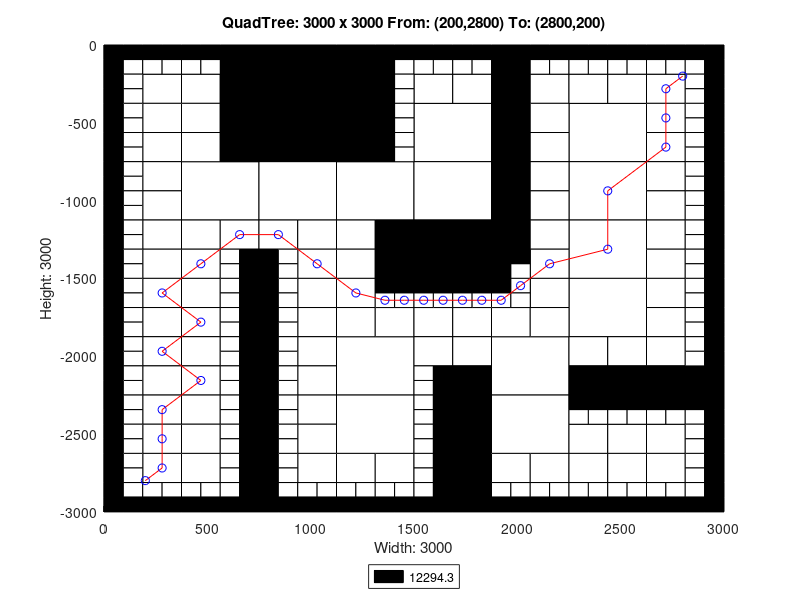

Write the MATLAB code that produced this figure.
axis([0 3000 -3000 0]);
title('QuadTree: 3000 x 3000 From: (200,2800) To: (2800,200)');
xlabel('Width: 3000');
ylabel('Height: 3000');
rectangle('Position',[750 -375 375 375], 'FaceColor',[0 0 0]);
rectangle('Position',[750 -750 375 375], 'FaceColor',[0 0 0]);
rectangle('Position',[375 -1125 375 375], 'FaceColor',[1 1 1]);
rectangle('Position',[750 -1125 375 375], 'FaceColor',[1 1 1]);
rectangle('Position',[1125 -1125 375 375], 'FaceColor',[1 1 1]);
rectangle('Position',[1500 -750 375 375], 'FaceColor',[1 1 1]);
rectangle('Position',[2250 -750 375 375], 'FaceColor',[1 1 1]);
rectangle('Position',[1500 -1125 375 375], 'FaceColor',[1 1 1]);
rectangle('Position',[1500 -1500 375 375], 'FaceColor',[0 0 0]);
rectangle('Position',[2250 -1125 375 375], 'FaceColor',[1 1 1]);
rectangle('Position',[2250 -1500 375 375], 'FaceColor',[1 1 1]);
rectangle('Position',[1125 -2250 375 375], 'FaceColor',[1 1 1]);
rectangle('Position',[1125 -2625 375 375], 'FaceColor',[1 1 1]);
rectangle('Position',[1875 -2250 375 375], 'FaceColor',[1 1 1]);
rectangle('Position',[2250 -1875 375 375], 'FaceColor',[1 1 1]);
rectangle('Position',[1875 -2625 375 375], 'FaceColor',[1 1 1]);
rectangle('Position',[187.5 -375 187.5 187.5], 'FaceColor',[1 1 1]);
rectangle('Position',[562.5 -187.5 187.5 187.5], 'FaceColor',[0 0 0]);
rectangle('Position',[375 -375 187.5 187.5], 'FaceColor',[1 1 1]);
rectangle('Position',[562.5 -375 187.5 187.5], 'FaceColor',[0 0 0]);
rectangle('Position',[187.5 -562.5 187.5 187.5], 'FaceColor',[1 1 1]);
rectangle('Position',[187.5 -750 187.5 187.5], 'FaceColor',[1 1 1]);
rectangle('Position',[375 -562.5 187.5 187.5], 'FaceColor',[1 1 1]);
rectangle('Position',[562.5 -562.5 187.5 187.5], 'FaceColor',[0 0 0]);
rectangle('Position',[375 -750 187.5 187.5], 'FaceColor',[1 1 1]);
rectangle('Position',[562.5 -750 187.5 187.5], 'FaceColor',[0 0 0]);
rectangle('Position',[1125 -187.5 187.5 187.5], 'FaceColor',[0 0 0]);
rectangle('Position',[1125 -375 187.5 187.5], 'FaceColor',[0 0 0]);
rectangle('Position',[1125 -562.5 187.5 187.5], 'FaceColor',[0 0 0]);
rectangle('Position',[1125 -750 187.5 187.5], 'FaceColor',[0 0 0]);
rectangle('Position',[187.5 -937.5 187.5 187.5], 'FaceColor',[1 1 1]);
rectangle('Position',[187.5 -1125 187.5 187.5], 'FaceColor',[1 1 1]);
rectangle('Position',[187.5 -1312.5 187.5 187.5], 'FaceColor',[1 1 1]);
rectangle('Position',[187.5 -1500 187.5 187.5], 'FaceColor',[1 1 1]);
rectangle('Position',[375 -1312.5 187.5 187.5], 'FaceColor',[1 1 1]);
rectangle('Position',[562.5 -1312.5 187.5 187.5], 'FaceColor',[1 1 1]);
rectangle('Position',[375 -1500 187.5 187.5], 'FaceColor',[1 1 1]);
rectangle('Position',[750 -1312.5 187.5 187.5], 'FaceColor',[1 1 1]);
rectangle('Position',[937.5 -1312.5 187.5 187.5], 'FaceColor',[1 1 1]);
rectangle('Position',[937.5 -1500 187.5 187.5], 'FaceColor',[1 1 1]);
rectangle('Position',[1125 -1312.5 187.5 187.5], 'FaceColor',[1 1 1]);
rectangle('Position',[1312.5 -1312.5 187.5 187.5], 'FaceColor',[0 0 0]);
rectangle('Position',[1125 -1500 187.5 187.5], 'FaceColor',[1 1 1]);
rectangle('Position',[1312.5 -1500 187.5 187.5], 'FaceColor',[0 0 0]);
rectangle('Position',[1500 -375 187.5 187.5], 'FaceColor',[1 1 1]);
rectangle('Position',[1687.5 -375 187.5 187.5], 'FaceColor',[1 1 1]);
rectangle('Position',[1875 -187.5 187.5 187.5], 'FaceColor',[0 0 0]);
rectangle('Position',[1875 -375 187.5 187.5], 'FaceColor',[0 0 0]);
rectangle('Position',[2062.5 -375 187.5 187.5], 'FaceColor',[1 1 1]);
rectangle('Position',[1875 -562.5 187.5 187.5], 'FaceColor',[0 0 0]);
rectangle('Position',[2062.5 -562.5 187.5 187.5], 'FaceColor',[1 1 1]);
rectangle('Position',[1875 -750 187.5 187.5], 'FaceColor',[0 0 0]);
rectangle('Position',[2062.5 -750 187.5 187.5], 'FaceColor',[1 1 1]);
rectangle('Position',[2250 -375 187.5 187.5], 'FaceColor',[1 1 1]);
rectangle('Position',[2437.5 -375 187.5 187.5], 'FaceColor',[1 1 1]);
rectangle('Position',[2625 -375 187.5 187.5], 'FaceColor',[1 1 1]);
rectangle('Position',[2625 -562.5 187.5 187.5], 'FaceColor',[1 1 1]);
rectangle('Position',[2625 -750 187.5 187.5], 'FaceColor',[1 1 1]);
rectangle('Position',[1875 -937.5 187.5 187.5], 'FaceColor',[0 0 0]);
rectangle('Position',[2062.5 -937.5 187.5 187.5], 'FaceColor',[1 1 1]);
rectangle('Position',[1875 -1125 187.5 187.5], 'FaceColor',[0 0 0]);
rectangle('Position',[2062.5 -1125 187.5 187.5], 'FaceColor',[1 1 1]);
rectangle('Position',[1875 -1312.5 187.5 187.5], 'FaceColor',[0 0 0]);
rectangle('Position',[2062.5 -1312.5 187.5 187.5], 'FaceColor',[1 1 1]);
rectangle('Position',[2062.5 -1500 187.5 187.5], 'FaceColor',[1 1 1]);
rectangle('Position',[2625 -937.5 187.5 187.5], 'FaceColor',[1 1 1]);
rectangle('Position',[2625 -1125 187.5 187.5], 'FaceColor',[1 1 1]);
rectangle('Position',[2625 -1312.5 187.5 187.5], 'FaceColor',[1 1 1]);
rectangle('Position',[2625 -1500 187.5 187.5], 'FaceColor',[1 1 1]);
rectangle('Position',[187.5 -1687.5 187.5 187.5], 'FaceColor',[1 1 1]);
rectangle('Position',[187.5 -1875 187.5 187.5], 'FaceColor',[1 1 1]);
rectangle('Position',[375 -1687.5 187.5 187.5], 'FaceColor',[1 1 1]);
rectangle('Position',[375 -1875 187.5 187.5], 'FaceColor',[1 1 1]);
rectangle('Position',[187.5 -2062.5 187.5 187.5], 'FaceColor',[1 1 1]);
rectangle('Position',[187.5 -2250 187.5 187.5], 'FaceColor',[1 1 1]);
rectangle('Position',[375 -2062.5 187.5 187.5], 'FaceColor',[1 1 1]);
rectangle('Position',[375 -2250 187.5 187.5], 'FaceColor',[1 1 1]);
rectangle('Position',[937.5 -1687.5 187.5 187.5], 'FaceColor',[1 1 1]);
rectangle('Position',[937.5 -1875 187.5 187.5], 'FaceColor',[1 1 1]);
rectangle('Position',[1125 -1687.5 187.5 187.5], 'FaceColor',[1 1 1]);
rectangle('Position',[1125 -1875 187.5 187.5], 'FaceColor',[1 1 1]);
rectangle('Position',[1312.5 -1875 187.5 187.5], 'FaceColor',[1 1 1]);
rectangle('Position',[937.5 -2062.5 187.5 187.5], 'FaceColor',[1 1 1]);
rectangle('Position',[937.5 -2250 187.5 187.5], 'FaceColor',[1 1 1]);
rectangle('Position',[187.5 -2437.5 187.5 187.5], 'FaceColor',[1 1 1]);
rectangle('Position',[187.5 -2625 187.5 187.5], 'FaceColor',[1 1 1]);
rectangle('Position',[375 -2437.5 187.5 187.5], 'FaceColor',[1 1 1]);
rectangle('Position',[375 -2625 187.5 187.5], 'FaceColor',[1 1 1]);
rectangle('Position',[187.5 -2812.5 187.5 187.5], 'FaceColor',[1 1 1]);
rectangle('Position',[375 -2812.5 187.5 187.5], 'FaceColor',[1 1 1]);
rectangle('Position',[937.5 -2437.5 187.5 187.5], 'FaceColor',[1 1 1]);
rectangle('Position',[937.5 -2625 187.5 187.5], 'FaceColor',[1 1 1]);
rectangle('Position',[937.5 -2812.5 187.5 187.5], 'FaceColor',[1 1 1]);
rectangle('Position',[1125 -2812.5 187.5 187.5], 'FaceColor',[1 1 1]);
rectangle('Position',[1312.5 -2812.5 187.5 187.5], 'FaceColor',[1 1 1]);
rectangle('Position',[1500 -1875 187.5 187.5], 'FaceColor',[1 1 1]);
rectangle('Position',[1687.5 -1875 187.5 187.5], 'FaceColor',[1 1 1]);
rectangle('Position',[2062.5 -1687.5 187.5 187.5], 'FaceColor',[1 1 1]);
rectangle('Position',[1875 -1875 187.5 187.5], 'FaceColor',[1 1 1]);
rectangle('Position',[2062.5 -1875 187.5 187.5], 'FaceColor',[1 1 1]);
rectangle('Position',[1500 -2062.5 187.5 187.5], 'FaceColor',[1 1 1]);
rectangle('Position',[1687.5 -2062.5 187.5 187.5], 'FaceColor',[1 1 1]);
rectangle('Position',[1687.5 -2250 187.5 187.5], 'FaceColor',[0 0 0]);
rectangle('Position',[2625 -1687.5 187.5 187.5], 'FaceColor',[1 1 1]);
rectangle('Position',[2625 -1875 187.5 187.5], 'FaceColor',[1 1 1]);
rectangle('Position',[2250 -2062.5 187.5 187.5], 'FaceColor',[1 1 1]);
rectangle('Position',[2437.5 -2062.5 187.5 187.5], 'FaceColor',[1 1 1]);
rectangle('Position',[2250 -2250 187.5 187.5], 'FaceColor',[0 0 0]);
rectangle('Position',[2437.5 -2250 187.5 187.5], 'FaceColor',[0 0 0]);
rectangle('Position',[2625 -2062.5 187.5 187.5], 'FaceColor',[1 1 1]);
rectangle('Position',[2625 -2250 187.5 187.5], 'FaceColor',[0 0 0]);
rectangle('Position',[2812.5 -2250 187.5 187.5], 'FaceColor',[0 0 0]);
rectangle('Position',[1687.5 -2437.5 187.5 187.5], 'FaceColor',[0 0 0]);
rectangle('Position',[1687.5 -2625 187.5 187.5], 'FaceColor',[0 0 0]);
rectangle('Position',[1687.5 -2812.5 187.5 187.5], 'FaceColor',[0 0 0]);
rectangle('Position',[1687.5 -3000 187.5 187.5], 'FaceColor',[0 0 0]);
rectangle('Position',[1875 -2812.5 187.5 187.5], 'FaceColor',[1 1 1]);
rectangle('Position',[2062.5 -2812.5 187.5 187.5], 'FaceColor',[1 1 1]);
rectangle('Position',[2250 -2625 187.5 187.5], 'FaceColor',[1 1 1]);
rectangle('Position',[2437.5 -2625 187.5 187.5], 'FaceColor',[1 1 1]);
rectangle('Position',[2625 -2625 187.5 187.5], 'FaceColor',[1 1 1]);
rectangle('Position',[2250 -2812.5 187.5 187.5], 'FaceColor',[1 1 1]);
rectangle('Position',[2437.5 -2812.5 187.5 187.5], 'FaceColor',[1 1 1]);
rectangle('Position',[2625 -2812.5 187.5 187.5], 'FaceColor',[1 1 1]);
rectangle('Position',[0 -93.75 93.75 93.75], 'FaceColor',[0 0 0]);
rectangle('Position',[93.75 -93.75 93.75 93.75], 'FaceColor',[0 0 0]);
rectangle('Position',[0 -187.5 93.75 93.75], 'FaceColor',[0 0 0]);
rectangle('Position',[93.75 -187.5 93.75 93.75], 'FaceColor',[1 1 1]);
rectangle('Position',[187.5 -93.75 93.75 93.75], 'FaceColor',[0 0 0]);
rectangle('Position',[281.25 -93.75 93.75 93.75], 'FaceColor',[0 0 0]);
rectangle('Position',[187.5 -187.5 93.75 93.75], 'FaceColor',[1 1 1]);
rectangle('Position',[281.25 -187.5 93.75 93.75], 'FaceColor',[1 1 1]);
rectangle('Position',[0 -281.25 93.75 93.75], 'FaceColor',[0 0 0]);
rectangle('Position',[93.75 -281.25 93.75 93.75], 'FaceColor',[1 1 1]);
rectangle('Position',[0 -375 93.75 93.75], 'FaceColor',[0 0 0]);
rectangle('Position',[93.75 -375 93.75 93.75], 'FaceColor',[1 1 1]);
rectangle('Position',[375 -93.75 93.75 93.75], 'FaceColor',[0 0 0]);
rectangle('Position',[468.75 -93.75 93.75 93.75], 'FaceColor',[0 0 0]);
rectangle('Position',[375 -187.5 93.75 93.75], 'FaceColor',[1 1 1]);
rectangle('Position',[468.75 -187.5 93.75 93.75], 'FaceColor',[1 1 1]);
rectangle('Position',[0 -468.75 93.75 93.75], 'FaceColor',[0 0 0]);
rectangle('Position',[93.75 -468.75 93.75 93.75], 'FaceColor',[1 1 1]);
rectangle('Position',[0 -562.5 93.75 93.75], 'FaceColor',[0 0 0]);
rectangle('Position',[93.75 -562.5 93.75 93.75], 'FaceColor',[1 1 1]);
rectangle('Position',[0 -656.25 93.75 93.75], 'FaceColor',[0 0 0]);
rectangle('Position',[93.75 -656.25 93.75 93.75], 'FaceColor',[1 1 1]);
rectangle('Position',[0 -750 93.75 93.75], 'FaceColor',[0 0 0]);
rectangle('Position',[93.75 -750 93.75 93.75], 'FaceColor',[1 1 1]);
rectangle('Position',[1312.5 -93.75 93.75 93.75], 'FaceColor',[0 0 0]);
rectangle('Position',[1406.25 -93.75 93.75 93.75], 'FaceColor',[0 0 0]);
rectangle('Position',[1312.5 -187.5 93.75 93.75], 'FaceColor',[0 0 0]);
rectangle('Position',[1406.25 -187.5 93.75 93.75], 'FaceColor',[1 1 1]);
rectangle('Position',[1312.5 -281.25 93.75 93.75], 'FaceColor',[0 0 0]);
rectangle('Position',[1406.25 -281.25 93.75 93.75], 'FaceColor',[1 1 1]);
rectangle('Position',[1312.5 -375 93.75 93.75], 'FaceColor',[0 0 0]);
rectangle('Position',[1406.25 -375 93.75 93.75], 'FaceColor',[1 1 1]);
rectangle('Position',[1312.5 -468.75 93.75 93.75], 'FaceColor',[0 0 0]);
rectangle('Position',[1406.25 -468.75 93.75 93.75], 'FaceColor',[1 1 1]);
rectangle('Position',[1312.5 -562.5 93.75 93.75], 'FaceColor',[0 0 0]);
rectangle('Position',[1406.25 -562.5 93.75 93.75], 'FaceColor',[1 1 1]);
rectangle('Position',[1312.5 -656.25 93.75 93.75], 'FaceColor',[0 0 0]);
rectangle('Position',[1406.25 -656.25 93.75 93.75], 'FaceColor',[1 1 1]);
rectangle('Position',[1312.5 -750 93.75 93.75], 'FaceColor',[0 0 0]);
rectangle('Position',[1406.25 -750 93.75 93.75], 'FaceColor',[1 1 1]);
rectangle('Position',[0 -843.75 93.75 93.75], 'FaceColor',[0 0 0]);
rectangle('Position',[93.75 -843.75 93.75 93.75], 'FaceColor',[1 1 1]);
rectangle('Position',[0 -937.5 93.75 93.75], 'FaceColor',[0 0 0]);
rectangle('Position',[93.75 -937.5 93.75 93.75], 'FaceColor',[1 1 1]);
rectangle('Position',[0 -1031.25 93.75 93.75], 'FaceColor',[0 0 0]);
rectangle('Position',[93.75 -1031.25 93.75 93.75], 'FaceColor',[1 1 1]);
rectangle('Position',[0 -1125 93.75 93.75], 'FaceColor',[0 0 0]);
rectangle('Position',[93.75 -1125 93.75 93.75], 'FaceColor',[1 1 1]);
rectangle('Position',[0 -1218.75 93.75 93.75], 'FaceColor',[0 0 0]);
rectangle('Position',[93.75 -1218.75 93.75 93.75], 'FaceColor',[1 1 1]);
rectangle('Position',[0 -1312.5 93.75 93.75], 'FaceColor',[0 0 0]);
rectangle('Position',[93.75 -1312.5 93.75 93.75], 'FaceColor',[1 1 1]);
rectangle('Position',[0 -1406.25 93.75 93.75], 'FaceColor',[0 0 0]);
rectangle('Position',[93.75 -1406.25 93.75 93.75], 'FaceColor',[1 1 1]);
rectangle('Position',[0 -1500 93.75 93.75], 'FaceColor',[0 0 0]);
rectangle('Position',[93.75 -1500 93.75 93.75], 'FaceColor',[1 1 1]);
rectangle('Position',[562.5 -1406.25 93.75 93.75], 'FaceColor',[1 1 1]);
rectangle('Position',[656.25 -1406.25 93.75 93.75], 'FaceColor',[0 0 0]);
rectangle('Position',[562.5 -1500 93.75 93.75], 'FaceColor',[1 1 1]);
rectangle('Position',[656.25 -1500 93.75 93.75], 'FaceColor',[0 0 0]);
rectangle('Position',[750 -1406.25 93.75 93.75], 'FaceColor',[0 0 0]);
rectangle('Position',[843.75 -1406.25 93.75 93.75], 'FaceColor',[1 1 1]);
rectangle('Position',[750 -1500 93.75 93.75], 'FaceColor',[0 0 0]);
rectangle('Position',[843.75 -1500 93.75 93.75], 'FaceColor',[1 1 1]);
rectangle('Position',[1500 -93.75 93.75 93.75], 'FaceColor',[0 0 0]);
rectangle('Position',[1593.75 -93.75 93.75 93.75], 'FaceColor',[0 0 0]);
rectangle('Position',[1500 -187.5 93.75 93.75], 'FaceColor',[1 1 1]);
rectangle('Position',[1593.75 -187.5 93.75 93.75], 'FaceColor',[1 1 1]);
rectangle('Position',[1687.5 -93.75 93.75 93.75], 'FaceColor',[0 0 0]);
rectangle('Position',[1781.25 -93.75 93.75 93.75], 'FaceColor',[0 0 0]);
rectangle('Position',[1687.5 -187.5 93.75 93.75], 'FaceColor',[1 1 1]);
rectangle('Position',[1781.25 -187.5 93.75 93.75], 'FaceColor',[1 1 1]);
rectangle('Position',[2062.5 -93.75 93.75 93.75], 'FaceColor',[0 0 0]);
rectangle('Position',[2156.25 -93.75 93.75 93.75], 'FaceColor',[0 0 0]);
rectangle('Position',[2062.5 -187.5 93.75 93.75], 'FaceColor',[1 1 1]);
rectangle('Position',[2156.25 -187.5 93.75 93.75], 'FaceColor',[1 1 1]);
rectangle('Position',[2250 -93.75 93.75 93.75], 'FaceColor',[0 0 0]);
rectangle('Position',[2343.75 -93.75 93.75 93.75], 'FaceColor',[0 0 0]);
rectangle('Position',[2250 -187.5 93.75 93.75], 'FaceColor',[1 1 1]);
rectangle('Position',[2343.75 -187.5 93.75 93.75], 'FaceColor',[1 1 1]);
rectangle('Position',[2437.5 -93.75 93.75 93.75], 'FaceColor',[0 0 0]);
rectangle('Position',[2531.25 -93.75 93.75 93.75], 'FaceColor',[0 0 0]);
rectangle('Position',[2437.5 -187.5 93.75 93.75], 'FaceColor',[1 1 1]);
rectangle('Position',[2531.25 -187.5 93.75 93.75], 'FaceColor',[1 1 1]);
rectangle('Position',[2625 -93.75 93.75 93.75], 'FaceColor',[0 0 0]);
rectangle('Position',[2718.75 -93.75 93.75 93.75], 'FaceColor',[0 0 0]);
rectangle('Position',[2625 -187.5 93.75 93.75], 'FaceColor',[1 1 1]);
rectangle('Position',[2718.75 -187.5 93.75 93.75], 'FaceColor',[1 1 1]);
rectangle('Position',[2812.5 -93.75 93.75 93.75], 'FaceColor',[0 0 0]);
rectangle('Position',[2906.25 -93.75 93.75 93.75], 'FaceColor',[0 0 0]);
rectangle('Position',[2812.5 -187.5 93.75 93.75], 'FaceColor',[1 1 1]);
rectangle('Position',[2906.25 -187.5 93.75 93.75], 'FaceColor',[0 0 0]);
rectangle('Position',[2812.5 -281.25 93.75 93.75], 'FaceColor',[1 1 1]);
rectangle('Position',[2906.25 -281.25 93.75 93.75], 'FaceColor',[0 0 0]);
rectangle('Position',[2812.5 -375 93.75 93.75], 'FaceColor',[1 1 1]);
rectangle('Position',[2906.25 -375 93.75 93.75], 'FaceColor',[0 0 0]);
rectangle('Position',[2812.5 -468.75 93.75 93.75], 'FaceColor',[1 1 1]);
rectangle('Position',[2906.25 -468.75 93.75 93.75], 'FaceColor',[0 0 0]);
rectangle('Position',[2812.5 -562.5 93.75 93.75], 'FaceColor',[1 1 1]);
rectangle('Position',[2906.25 -562.5 93.75 93.75], 'FaceColor',[0 0 0]);
rectangle('Position',[2812.5 -656.25 93.75 93.75], 'FaceColor',[1 1 1]);
rectangle('Position',[2906.25 -656.25 93.75 93.75], 'FaceColor',[0 0 0]);
rectangle('Position',[2812.5 -750 93.75 93.75], 'FaceColor',[1 1 1]);
rectangle('Position',[2906.25 -750 93.75 93.75], 'FaceColor',[0 0 0]);
rectangle('Position',[1875 -1406.25 93.75 93.75], 'FaceColor',[0 0 0]);
rectangle('Position',[1968.75 -1406.25 93.75 93.75], 'FaceColor',[0 0 0]);
rectangle('Position',[1875 -1500 93.75 93.75], 'FaceColor',[0 0 0]);
rectangle('Position',[1968.75 -1500 93.75 93.75], 'FaceColor',[1 1 1]);
rectangle('Position',[2812.5 -843.75 93.75 93.75], 'FaceColor',[1 1 1]);
rectangle('Position',[2906.25 -843.75 93.75 93.75], 'FaceColor',[0 0 0]);
rectangle('Position',[2812.5 -937.5 93.75 93.75], 'FaceColor',[1 1 1]);
rectangle('Position',[2906.25 -937.5 93.75 93.75], 'FaceColor',[0 0 0]);
rectangle('Position',[2812.5 -1031.25 93.75 93.75], 'FaceColor',[1 1 1]);
rectangle('Position',[2906.25 -1031.25 93.75 93.75], 'FaceColor',[0 0 0]);
rectangle('Position',[2812.5 -1125 93.75 93.75], 'FaceColor',[1 1 1]);
rectangle('Position',[2906.25 -1125 93.75 93.75], 'FaceColor',[0 0 0]);
rectangle('Position',[2812.5 -1218.75 93.75 93.75], 'FaceColor',[1 1 1]);
rectangle('Position',[2906.25 -1218.75 93.75 93.75], 'FaceColor',[0 0 0]);
rectangle('Position',[2812.5 -1312.5 93.75 93.75], 'FaceColor',[1 1 1]);
rectangle('Position',[2906.25 -1312.5 93.75 93.75], 'FaceColor',[0 0 0]);
rectangle('Position',[2812.5 -1406.25 93.75 93.75], 'FaceColor',[1 1 1]);
rectangle('Position',[2906.25 -1406.25 93.75 93.75], 'FaceColor',[0 0 0]);
rectangle('Position',[2812.5 -1500 93.75 93.75], 'FaceColor',[1 1 1]);
rectangle('Position',[2906.25 -1500 93.75 93.75], 'FaceColor',[0 0 0]);
rectangle('Position',[0 -1593.75 93.75 93.75], 'FaceColor',[0 0 0]);
rectangle('Position',[93.75 -1593.75 93.75 93.75], 'FaceColor',[1 1 1]);
rectangle('Position',[0 -1687.5 93.75 93.75], 'FaceColor',[0 0 0]);
rectangle('Position',[93.75 -1687.5 93.75 93.75], 'FaceColor',[1 1 1]);
rectangle('Position',[0 -1781.25 93.75 93.75], 'FaceColor',[0 0 0]);
rectangle('Position',[93.75 -1781.25 93.75 93.75], 'FaceColor',[1 1 1]);
rectangle('Position',[0 -1875 93.75 93.75], 'FaceColor',[0 0 0]);
rectangle('Position',[93.75 -1875 93.75 93.75], 'FaceColor',[1 1 1]);
rectangle('Position',[562.5 -1593.75 93.75 93.75], 'FaceColor',[1 1 1]);
rectangle('Position',[656.25 -1593.75 93.75 93.75], 'FaceColor',[0 0 0]);
rectangle('Position',[562.5 -1687.5 93.75 93.75], 'FaceColor',[1 1 1]);
rectangle('Position',[656.25 -1687.5 93.75 93.75], 'FaceColor',[0 0 0]);
rectangle('Position',[562.5 -1781.25 93.75 93.75], 'FaceColor',[1 1 1]);
rectangle('Position',[656.25 -1781.25 93.75 93.75], 'FaceColor',[0 0 0]);
rectangle('Position',[562.5 -1875 93.75 93.75], 'FaceColor',[1 1 1]);
rectangle('Position',[656.25 -1875 93.75 93.75], 'FaceColor',[0 0 0]);
rectangle('Position',[0 -1968.75 93.75 93.75], 'FaceColor',[0 0 0]);
rectangle('Position',[93.75 -1968.75 93.75 93.75], 'FaceColor',[1 1 1]);
rectangle('Position',[0 -2062.5 93.75 93.75], 'FaceColor',[0 0 0]);
rectangle('Position',[93.75 -2062.5 93.75 93.75], 'FaceColor',[1 1 1]);
rectangle('Position',[0 -2156.25 93.75 93.75], 'FaceColor',[0 0 0]);
rectangle('Position',[93.75 -2156.25 93.75 93.75], 'FaceColor',[1 1 1]);
rectangle('Position',[0 -2250 93.75 93.75], 'FaceColor',[0 0 0]);
rectangle('Position',[93.75 -2250 93.75 93.75], 'FaceColor',[1 1 1]);
rectangle('Position',[562.5 -1968.75 93.75 93.75], 'FaceColor',[1 1 1]);
rectangle('Position',[656.25 -1968.75 93.75 93.75], 'FaceColor',[0 0 0]);
rectangle('Position',[562.5 -2062.5 93.75 93.75], 'FaceColor',[1 1 1]);
rectangle('Position',[656.25 -2062.5 93.75 93.75], 'FaceColor',[0 0 0]);
rectangle('Position',[562.5 -2156.25 93.75 93.75], 'FaceColor',[1 1 1]);
rectangle('Position',[656.25 -2156.25 93.75 93.75], 'FaceColor',[0 0 0]);
rectangle('Position',[562.5 -2250 93.75 93.75], 'FaceColor',[1 1 1]);
rectangle('Position',[656.25 -2250 93.75 93.75], 'FaceColor',[0 0 0]);
rectangle('Position',[750 -1593.75 93.75 93.75], 'FaceColor',[0 0 0]);
rectangle('Position',[843.75 -1593.75 93.75 93.75], 'FaceColor',[1 1 1]);
rectangle('Position',[750 -1687.5 93.75 93.75], 'FaceColor',[0 0 0]);
rectangle('Position',[843.75 -1687.5 93.75 93.75], 'FaceColor',[1 1 1]);
rectangle('Position',[750 -1781.25 93.75 93.75], 'FaceColor',[0 0 0]);
rectangle('Position',[843.75 -1781.25 93.75 93.75], 'FaceColor',[1 1 1]);
rectangle('Position',[750 -1875 93.75 93.75], 'FaceColor',[0 0 0]);
rectangle('Position',[843.75 -1875 93.75 93.75], 'FaceColor',[1 1 1]);
rectangle('Position',[1312.5 -1593.75 93.75 93.75], 'FaceColor',[0 0 0]);
rectangle('Position',[1406.25 -1593.75 93.75 93.75], 'FaceColor',[0 0 0]);
rectangle('Position',[1312.5 -1687.5 93.75 93.75], 'FaceColor',[1 1 1]);
rectangle('Position',[1406.25 -1687.5 93.75 93.75], 'FaceColor',[1 1 1]);
rectangle('Position',[750 -1968.75 93.75 93.75], 'FaceColor',[0 0 0]);
rectangle('Position',[843.75 -1968.75 93.75 93.75], 'FaceColor',[1 1 1]);
rectangle('Position',[750 -2062.5 93.75 93.75], 'FaceColor',[0 0 0]);
rectangle('Position',[843.75 -2062.5 93.75 93.75], 'FaceColor',[1 1 1]);
rectangle('Position',[750 -2156.25 93.75 93.75], 'FaceColor',[0 0 0]);
rectangle('Position',[843.75 -2156.25 93.75 93.75], 'FaceColor',[1 1 1]);
rectangle('Position',[750 -2250 93.75 93.75], 'FaceColor',[0 0 0]);
rectangle('Position',[843.75 -2250 93.75 93.75], 'FaceColor',[1 1 1]);
rectangle('Position',[0 -2343.75 93.75 93.75], 'FaceColor',[0 0 0]);
rectangle('Position',[93.75 -2343.75 93.75 93.75], 'FaceColor',[1 1 1]);
rectangle('Position',[0 -2437.5 93.75 93.75], 'FaceColor',[0 0 0]);
rectangle('Position',[93.75 -2437.5 93.75 93.75], 'FaceColor',[1 1 1]);
rectangle('Position',[0 -2531.25 93.75 93.75], 'FaceColor',[0 0 0]);
rectangle('Position',[93.75 -2531.25 93.75 93.75], 'FaceColor',[1 1 1]);
rectangle('Position',[0 -2625 93.75 93.75], 'FaceColor',[0 0 0]);
rectangle('Position',[93.75 -2625 93.75 93.75], 'FaceColor',[1 1 1]);
rectangle('Position',[562.5 -2343.75 93.75 93.75], 'FaceColor',[1 1 1]);
rectangle('Position',[656.25 -2343.75 93.75 93.75], 'FaceColor',[0 0 0]);
rectangle('Position',[562.5 -2437.5 93.75 93.75], 'FaceColor',[1 1 1]);
rectangle('Position',[656.25 -2437.5 93.75 93.75], 'FaceColor',[0 0 0]);
rectangle('Position',[562.5 -2531.25 93.75 93.75], 'FaceColor',[1 1 1]);
rectangle('Position',[656.25 -2531.25 93.75 93.75], 'FaceColor',[0 0 0]);
rectangle('Position',[562.5 -2625 93.75 93.75], 'FaceColor',[1 1 1]);
rectangle('Position',[656.25 -2625 93.75 93.75], 'FaceColor',[0 0 0]);
rectangle('Position',[0 -2718.75 93.75 93.75], 'FaceColor',[0 0 0]);
rectangle('Position',[93.75 -2718.75 93.75 93.75], 'FaceColor',[1 1 1]);
rectangle('Position',[0 -2812.5 93.75 93.75], 'FaceColor',[0 0 0]);
rectangle('Position',[93.75 -2812.5 93.75 93.75], 'FaceColor',[1 1 1]);
rectangle('Position',[0 -2906.25 93.75 93.75], 'FaceColor',[0 0 0]);
rectangle('Position',[93.75 -2906.25 93.75 93.75], 'FaceColor',[1 1 1]);
rectangle('Position',[0 -3000 93.75 93.75], 'FaceColor',[0 0 0]);
rectangle('Position',[93.75 -3000 93.75 93.75], 'FaceColor',[0 0 0]);
rectangle('Position',[187.5 -2906.25 93.75 93.75], 'FaceColor',[1 1 1]);
rectangle('Position',[281.25 -2906.25 93.75 93.75], 'FaceColor',[1 1 1]);
rectangle('Position',[187.5 -3000 93.75 93.75], 'FaceColor',[0 0 0]);
rectangle('Position',[281.25 -3000 93.75 93.75], 'FaceColor',[0 0 0]);
rectangle('Position',[562.5 -2718.75 93.75 93.75], 'FaceColor',[1 1 1]);
rectangle('Position',[656.25 -2718.75 93.75 93.75], 'FaceColor',[0 0 0]);
rectangle('Position',[562.5 -2812.5 93.75 93.75], 'FaceColor',[1 1 1]);
rectangle('Position',[656.25 -2812.5 93.75 93.75], 'FaceColor',[0 0 0]);
rectangle('Position',[375 -2906.25 93.75 93.75], 'FaceColor',[1 1 1]);
rectangle('Position',[468.75 -2906.25 93.75 93.75], 'FaceColor',[1 1 1]);
rectangle('Position',[375 -3000 93.75 93.75], 'FaceColor',[0 0 0]);
rectangle('Position',[468.75 -3000 93.75 93.75], 'FaceColor',[0 0 0]);
rectangle('Position',[562.5 -2906.25 93.75 93.75], 'FaceColor',[1 1 1]);
rectangle('Position',[656.25 -2906.25 93.75 93.75], 'FaceColor',[0 0 0]);
rectangle('Position',[562.5 -3000 93.75 93.75], 'FaceColor',[0 0 0]);
rectangle('Position',[656.25 -3000 93.75 93.75], 'FaceColor',[0 0 0]);
rectangle('Position',[750 -2343.75 93.75 93.75], 'FaceColor',[0 0 0]);
rectangle('Position',[843.75 -2343.75 93.75 93.75], 'FaceColor',[1 1 1]);
rectangle('Position',[750 -2437.5 93.75 93.75], 'FaceColor',[0 0 0]);
rectangle('Position',[843.75 -2437.5 93.75 93.75], 'FaceColor',[1 1 1]);
rectangle('Position',[750 -2531.25 93.75 93.75], 'FaceColor',[0 0 0]);
rectangle('Position',[843.75 -2531.25 93.75 93.75], 'FaceColor',[1 1 1]);
rectangle('Position',[750 -2625 93.75 93.75], 'FaceColor',[0 0 0]);
rectangle('Position',[843.75 -2625 93.75 93.75], 'FaceColor',[1 1 1]);
rectangle('Position',[750 -2718.75 93.75 93.75], 'FaceColor',[0 0 0]);
rectangle('Position',[843.75 -2718.75 93.75 93.75], 'FaceColor',[1 1 1]);
rectangle('Position',[750 -2812.5 93.75 93.75], 'FaceColor',[0 0 0]);
rectangle('Position',[843.75 -2812.5 93.75 93.75], 'FaceColor',[1 1 1]);
rectangle('Position',[750 -2906.25 93.75 93.75], 'FaceColor',[0 0 0]);
rectangle('Position',[843.75 -2906.25 93.75 93.75], 'FaceColor',[1 1 1]);
rectangle('Position',[750 -3000 93.75 93.75], 'FaceColor',[0 0 0]);
rectangle('Position',[843.75 -3000 93.75 93.75], 'FaceColor',[0 0 0]);
rectangle('Position',[937.5 -2906.25 93.75 93.75], 'FaceColor',[1 1 1]);
rectangle('Position',[1031.25 -2906.25 93.75 93.75], 'FaceColor',[1 1 1]);
rectangle('Position',[937.5 -3000 93.75 93.75], 'FaceColor',[0 0 0]);
rectangle('Position',[1031.25 -3000 93.75 93.75], 'FaceColor',[0 0 0]);
rectangle('Position',[1125 -2906.25 93.75 93.75], 'FaceColor',[1 1 1]);
rectangle('Position',[1218.75 -2906.25 93.75 93.75], 'FaceColor',[1 1 1]);
rectangle('Position',[1125 -3000 93.75 93.75], 'FaceColor',[0 0 0]);
rectangle('Position',[1218.75 -3000 93.75 93.75], 'FaceColor',[0 0 0]);
rectangle('Position',[1312.5 -2906.25 93.75 93.75], 'FaceColor',[1 1 1]);
rectangle('Position',[1406.25 -2906.25 93.75 93.75], 'FaceColor',[1 1 1]);
rectangle('Position',[1312.5 -3000 93.75 93.75], 'FaceColor',[0 0 0]);
rectangle('Position',[1406.25 -3000 93.75 93.75], 'FaceColor',[0 0 0]);
rectangle('Position',[1500 -1593.75 93.75 93.75], 'FaceColor',[0 0 0]);
rectangle('Position',[1593.75 -1593.75 93.75 93.75], 'FaceColor',[0 0 0]);
rectangle('Position',[1500 -1687.5 93.75 93.75], 'FaceColor',[1 1 1]);
rectangle('Position',[1593.75 -1687.5 93.75 93.75], 'FaceColor',[1 1 1]);
rectangle('Position',[1687.5 -1593.75 93.75 93.75], 'FaceColor',[0 0 0]);
rectangle('Position',[1781.25 -1593.75 93.75 93.75], 'FaceColor',[0 0 0]);
rectangle('Position',[1687.5 -1687.5 93.75 93.75], 'FaceColor',[1 1 1]);
rectangle('Position',[1781.25 -1687.5 93.75 93.75], 'FaceColor',[1 1 1]);
rectangle('Position',[1875 -1593.75 93.75 93.75], 'FaceColor',[0 0 0]);
rectangle('Position',[1968.75 -1593.75 93.75 93.75], 'FaceColor',[1 1 1]);
rectangle('Position',[1875 -1687.5 93.75 93.75], 'FaceColor',[1 1 1]);
rectangle('Position',[1968.75 -1687.5 93.75 93.75], 'FaceColor',[1 1 1]);
rectangle('Position',[1500 -2156.25 93.75 93.75], 'FaceColor',[1 1 1]);
rectangle('Position',[1593.75 -2156.25 93.75 93.75], 'FaceColor',[0 0 0]);
rectangle('Position',[1500 -2250 93.75 93.75], 'FaceColor',[1 1 1]);
rectangle('Position',[1593.75 -2250 93.75 93.75], 'FaceColor',[0 0 0]);
rectangle('Position',[2812.5 -1593.75 93.75 93.75], 'FaceColor',[1 1 1]);
rectangle('Position',[2906.25 -1593.75 93.75 93.75], 'FaceColor',[0 0 0]);
rectangle('Position',[2812.5 -1687.5 93.75 93.75], 'FaceColor',[1 1 1]);
rectangle('Position',[2906.25 -1687.5 93.75 93.75], 'FaceColor',[0 0 0]);
rectangle('Position',[2812.5 -1781.25 93.75 93.75], 'FaceColor',[1 1 1]);
rectangle('Position',[2906.25 -1781.25 93.75 93.75], 'FaceColor',[0 0 0]);
rectangle('Position',[2812.5 -1875 93.75 93.75], 'FaceColor',[1 1 1]);
rectangle('Position',[2906.25 -1875 93.75 93.75], 'FaceColor',[0 0 0]);
rectangle('Position',[2812.5 -1968.75 93.75 93.75], 'FaceColor',[1 1 1]);
rectangle('Position',[2906.25 -1968.75 93.75 93.75], 'FaceColor',[0 0 0]);
rectangle('Position',[2812.5 -2062.5 93.75 93.75], 'FaceColor',[1 1 1]);
rectangle('Position',[2906.25 -2062.5 93.75 93.75], 'FaceColor',[0 0 0]);
rectangle('Position',[1500 -2343.75 93.75 93.75], 'FaceColor',[1 1 1]);
rectangle('Position',[1593.75 -2343.75 93.75 93.75], 'FaceColor',[0 0 0]);
rectangle('Position',[1500 -2437.5 93.75 93.75], 'FaceColor',[1 1 1]);
rectangle('Position',[1593.75 -2437.5 93.75 93.75], 'FaceColor',[0 0 0]);
rectangle('Position',[1500 -2531.25 93.75 93.75], 'FaceColor',[1 1 1]);
rectangle('Position',[1593.75 -2531.25 93.75 93.75], 'FaceColor',[0 0 0]);
rectangle('Position',[1500 -2625 93.75 93.75], 'FaceColor',[1 1 1]);
rectangle('Position',[1593.75 -2625 93.75 93.75], 'FaceColor',[0 0 0]);
rectangle('Position',[1500 -2718.75 93.75 93.75], 'FaceColor',[1 1 1]);
rectangle('Position',[1593.75 -2718.75 93.75 93.75], 'FaceColor',[0 0 0]);
rectangle('Position',[1500 -2812.5 93.75 93.75], 'FaceColor',[1 1 1]);
rectangle('Position',[1593.75 -2812.5 93.75 93.75], 'FaceColor',[0 0 0]);
rectangle('Position',[1500 -2906.25 93.75 93.75], 'FaceColor',[1 1 1]);
rectangle('Position',[1593.75 -2906.25 93.75 93.75], 'FaceColor',[0 0 0]);
rectangle('Position',[1500 -3000 93.75 93.75], 'FaceColor',[0 0 0]);
rectangle('Position',[1593.75 -3000 93.75 93.75], 'FaceColor',[0 0 0]);
rectangle('Position',[1875 -2906.25 93.75 93.75], 'FaceColor',[1 1 1]);
rectangle('Position',[1968.75 -2906.25 93.75 93.75], 'FaceColor',[1 1 1]);
rectangle('Position',[1875 -3000 93.75 93.75], 'FaceColor',[0 0 0]);
rectangle('Position',[1968.75 -3000 93.75 93.75], 'FaceColor',[0 0 0]);
rectangle('Position',[2062.5 -2906.25 93.75 93.75], 'FaceColor',[1 1 1]);
rectangle('Position',[2156.25 -2906.25 93.75 93.75], 'FaceColor',[1 1 1]);
rectangle('Position',[2062.5 -3000 93.75 93.75], 'FaceColor',[0 0 0]);
rectangle('Position',[2156.25 -3000 93.75 93.75], 'FaceColor',[0 0 0]);
rectangle('Position',[2250 -2343.75 93.75 93.75], 'FaceColor',[0 0 0]);
rectangle('Position',[2343.75 -2343.75 93.75 93.75], 'FaceColor',[0 0 0]);
rectangle('Position',[2250 -2437.5 93.75 93.75], 'FaceColor',[1 1 1]);
rectangle('Position',[2343.75 -2437.5 93.75 93.75], 'FaceColor',[1 1 1]);
rectangle('Position',[2437.5 -2343.75 93.75 93.75], 'FaceColor',[0 0 0]);
rectangle('Position',[2531.25 -2343.75 93.75 93.75], 'FaceColor',[0 0 0]);
rectangle('Position',[2437.5 -2437.5 93.75 93.75], 'FaceColor',[1 1 1]);
rectangle('Position',[2531.25 -2437.5 93.75 93.75], 'FaceColor',[1 1 1]);
rectangle('Position',[2625 -2343.75 93.75 93.75], 'FaceColor',[0 0 0]);
rectangle('Position',[2718.75 -2343.75 93.75 93.75], 'FaceColor',[0 0 0]);
rectangle('Position',[2625 -2437.5 93.75 93.75], 'FaceColor',[1 1 1]);
rectangle('Position',[2718.75 -2437.5 93.75 93.75], 'FaceColor',[1 1 1]);
rectangle('Position',[2812.5 -2343.75 93.75 93.75], 'FaceColor',[0 0 0]);
rectangle('Position',[2906.25 -2343.75 93.75 93.75], 'FaceColor',[0 0 0]);
rectangle('Position',[2812.5 -2437.5 93.75 93.75], 'FaceColor',[1 1 1]);
rectangle('Position',[2906.25 -2437.5 93.75 93.75], 'FaceColor',[0 0 0]);
rectangle('Position',[2812.5 -2531.25 93.75 93.75], 'FaceColor',[1 1 1]);
rectangle('Position',[2906.25 -2531.25 93.75 93.75], 'FaceColor',[0 0 0]);
rectangle('Position',[2812.5 -2625 93.75 93.75], 'FaceColor',[1 1 1]);
rectangle('Position',[2906.25 -2625 93.75 93.75], 'FaceColor',[0 0 0]);
rectangle('Position',[2250 -2906.25 93.75 93.75], 'FaceColor',[1 1 1]);
rectangle('Position',[2343.75 -2906.25 93.75 93.75], 'FaceColor',[1 1 1]);
rectangle('Position',[2250 -3000 93.75 93.75], 'FaceColor',[0 0 0]);
rectangle('Position',[2343.75 -3000 93.75 93.75], 'FaceColor',[0 0 0]);
rectangle('Position',[2437.5 -2906.25 93.75 93.75], 'FaceColor',[1 1 1]);
rectangle('Position',[2531.25 -2906.25 93.75 93.75], 'FaceColor',[1 1 1]);
rectangle('Position',[2437.5 -3000 93.75 93.75], 'FaceColor',[0 0 0]);
rectangle('Position',[2531.25 -3000 93.75 93.75], 'FaceColor',[0 0 0]);
rectangle('Position',[2812.5 -2718.75 93.75 93.75], 'FaceColor',[1 1 1]);
rectangle('Position',[2906.25 -2718.75 93.75 93.75], 'FaceColor',[0 0 0]);
rectangle('Position',[2812.5 -2812.5 93.75 93.75], 'FaceColor',[1 1 1]);
rectangle('Position',[2906.25 -2812.5 93.75 93.75], 'FaceColor',[0 0 0]);
rectangle('Position',[2625 -2906.25 93.75 93.75], 'FaceColor',[1 1 1]);
rectangle('Position',[2718.75 -2906.25 93.75 93.75], 'FaceColor',[1 1 1]);
rectangle('Position',[2625 -3000 93.75 93.75], 'FaceColor',[0 0 0]);
rectangle('Position',[2718.75 -3000 93.75 93.75], 'FaceColor',[0 0 0]);
rectangle('Position',[2812.5 -2906.25 93.75 93.75], 'FaceColor',[1 1 1]);
rectangle('Position',[2906.25 -2906.25 93.75 93.75], 'FaceColor',[0 0 0]);
rectangle('Position',[2812.5 -3000 93.75 93.75], 'FaceColor',[0 0 0]);
rectangle('Position',[2906.25 -3000 93.75 93.75], 'FaceColor',[0 0 0]);
X=[2800,2718.75,2718.75,2718.75,2437.5,2437.5,2156.25,2015.62,1921.88,1828.12,1734.38,1640.62,1546.88,1453.12,1359.38,1218.75,1031.25,843.75,656.25,468.75,281.25,468.75,281.25,468.75,281.25,281.25,281.25,200];
Y=[-200,-281.25,-468.75,-656.25,-937.5,-1312.5,-1406.25,-1546.88,-1640.62,-1640.62,-1640.62,-1640.62,-1640.62,-1640.62,-1640.62,-1593.75,-1406.25,-1218.75,-1218.75,-1406.25,-1593.75,-1781.25,-1968.75,-2156.25,-2343.75,-2531.25,-2718.75,-2800];
hold on;
plot(X,Y,'r');
plot(X,Y,'bo');
legend('12294.3','Location','southoutside');
